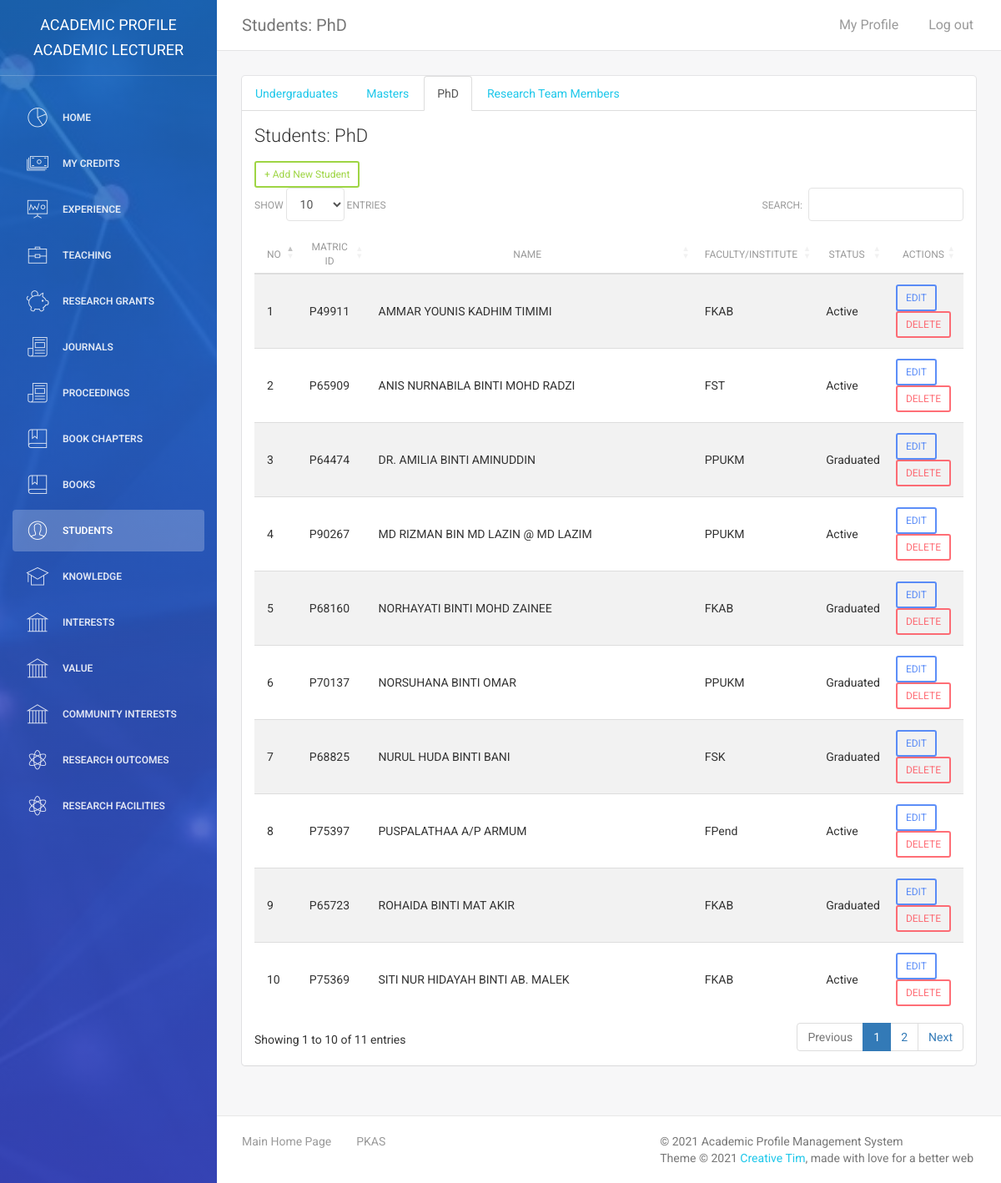
/kalai_panel/students_phd.php (signed in), run on the app's committed database.
### tables this page shows
CREATE TABLE `tbl_students` (
  `id` int(11) NOT NULL,
  `std_reg_num` varchar(25) DEFAULT NULL,
  `std_name` text DEFAULT NULL,
  `std_picture` varchar(255) DEFAULT NULL,
  `std_type` int(11) DEFAULT NULL,
  `std_phonenum` varchar(255) DEFAULT NULL,
  `std_email` varchar(255) DEFAULT NULL,
  `std_research_title` text DEFAULT NULL,
  `std_start_year` int(11) DEFAULT NULL,
  `std_end_year` int(11) DEFAULT NULL,
  `std_status` int(11) DEFAULT NULL,
  `std_sv_status` int(11) DEFAULT NULL,
  `std_faculty` varchar(25) DEFAULT NULL,
  `std_funding_status` varchar(255) DEFAULT NULL,
  `std_activity` text DEFAULT NULL,
  `std_research_outcome` varchar(255) DEFAULT NULL,
  `std_password` varchar(255) DEFAULT NULL,
  `std_firstlogin` int(11) DEFAULT NULL,
  `super_owner` varchar(255) DEFAULT NULL
);

### kalai_panel/assets/php/chk-session.php (called while the page is built, shortened)
<?php
include("connectdb.php");
$user_check = $_SESSION['user_login'];
$user_role = $_SESSION['user_role'];
if($user_role == "Admin" || $user_role == "Super Admin" || $user_role == "Academic Lecturer" || $user_role == "Consultant" || $user_role == "Teacher"){
    $ses_sql = mysqli_query($conn,"select admin_id, admin_name, role, university, plan, credits from tbl_admin where admin_id = '$user_check'");
    $row = mysqli_fetch_array($ses_sql,MYSQLI_ASSOC);
    $login_super_owner = $row['admin_id'];
    $user_role= $row['role'];
}else if($user_role == "Student"){
    $ses_sql = mysqli_query($conn,"select std_reg_num, std_name, super_owner from tbl_students where std_reg_num = '$user_check' ");
   $row = mysqli_fetch_array($ses_sql,MYSQLI_ASSOC);
   $login_session = $row['std_reg_num'];
   $your_name = $row['std_name'];
   $login_super_owner = $row['super_owner'];
   $user_role = "Student";
   $navbar = "student-navbar.php";
   if(!isset($_SESSION['user_login'])){
      header("location:login.php");
   }
}else{
    header("location:login.php");
}
?>

### kalai_panel/students_phd.php (the view, shortened to what this page needs)
<?php
require_once("assets/php/chk-session.php");
require_once("assets/php/connectdb.php");
?>
<!doctype html>
<html lang="en">
<head>
    <link href="assets/css/bootstrap.min.css" rel="stylesheet" />
    <link href="assets/css/animate.min.css" rel="stylesheet"/>
    <link href="assets/css/light-bootstrap-dashboard.css?v=1.4.0" rel="stylesheet"/>
	<link rel="stylesheet" type="text/css" href="https://cdn.datatables.net/1.10.19/css/dataTables.bootstrap4.min.css">
    <link href="https://maxcdn.bootstrapcdn.com/font-awesome/4.2.0/css/font-awesome.min.css" rel="stylesheet">
    <link href="assets/css/pe-icon-7-stroke.css" rel="stylesheet" />
</head>
<body>
<div class="wrapper">
    <div class="sidebar" data-color="blue" data-image="assets/img/sidebar-3.jpg">
    	<div class="sidebar-wrapper">
            <div class="logo">
                <a href="index.php" class="simple-text">
                    Academic Profile <?php echo $user_role;?>
                </a>
            </div>
            <?php $navactive = 9; include("assets/php/Admin-navbar.php");?>
    	</div>
    </div>
    <div class="main-panel">
        <nav class="navbar navbar-default navbar-fixed">
            <div class="container-fluid">
                <div class="navbar-header">
                    <a class="navbar-brand" href="students_phd.php">Students: PhD</a>
                </div>
                <div class="collapse navbar-collapse">
                    <ul class="nav navbar-nav navbar-left">
                        <li>
                            <a href="#" class="dropdown-toggle" data-toggle="dropdown">
                            </a>
                        </li>
                    </ul>
                    <ul class="nav navbar-nav navbar-right">
                        <li>
                           <a href="my-profile.php">
                               <p>My Profile</p>
                            </a>
                        </li>
                        <li>
                            <a href="logout.php">
                                <p>Log out</p>
                            </a>
                        </li>
                    </ul>
                </div>
            </div>
        </nav>
        <div class="content">
            <div class="container-fluid">
                <div class="row">
                    <div class="col-md-12">
                        <div class="card">
                            <ul class="nav nav-tabs">
                                <li><a href="students_ug.php">Undergraduates</a></li>
                                <li><a href="students_masters.php">Masters</a></li>
                                <li class="active"><a href="students_phd.php">PhD</a></li>
                                <li><a href="students_research.php">Research Team Members</a></li>
                            </ul>
                            <div class="header">
                                <h4 class="title">Students: PhD</h4>
                            </div>
                            <div class="content table-responsive">
                                <table id="tlist" class="table table-hover table-striped">
                                    <thead>
                                        <th width="5%" style="text-align:center">No</th>
                                    	<th width="10%" style="text-align:center">Matric ID</th>
                                    	<th width="60%" style="text-align:center">Name</th>
                                        <th width="10%" style="text-align:center">Faculty/Institute</th>
                                        <th width="10%" style="text-align:center">Status</th>
                                        <th width="10%" style="text-align:center">Actions</th>
                                    </thead>
                                    <tbody>
                                    <a href="add-student.php" role="button" class="add-data btn btn-success btn-sm">+ Add New Student</a>
                                        <?php
                                        $sql = mysqli_query($conn, "SELECT * from tbl_students WHERE std_type='2' AND super_owner='$login_super_owner' ORDER BY std_name");
                                        $rows = mysqli_num_rows($sql);
                                        if($rows){
                                            $count = 1;
                                            while($row=mysqli_fetch_array($sql)){
                                                switch($row['std_status']){
                                                    case 0:
                                                        $status = "Active";
                                                        break;
                                                    case 1:
                                                        $status = "Graduated";
                                                        break;
                                                    }
                                        ?>
                                        <tr>
                                            <td><?php echo $count++;?></td>
                                        	<td><?php echo $row['std_reg_num'];?></td>
                                            <td><?php echo $row['std_name'];?></td>
                                            <td><?php echo $row['std_faculty'];?></td>
                                            <td><?php echo $status;?></td>
                                            <td><a href="edit-student.php?id=<?php echo $row['id'];?>" class="btn btn-primary btn-sm" role="button">EDIT</a>
                                            <button type="button" data-toggle="modal" data-id="<?php echo $row['id'];?>" data-target="#ConfirmDelete" class="delete-data btn btn-danger btn-sm">DELETE</button></td>
                                        </tr>
                                        <?php } } ?>
                                    </tbody>
                                </table>
                            </div>
                        </div>
                    </div>
                </div>
            </div>
        </div>
        <footer class="footer">
            <div class="container-fluid">
                <nav class="pull-left">
                    <ul>
                        <li>
                            <a href="../index.php">
                                Main Home Page
                            </a>
                        </li>
                        <li>
                            <a href="http://www.ukm.my/pkas/">
                                PKAS
                            </a>
                        </li>
                    </ul>
                </nav>
                <p class="copyright pull-right">
                    &copy; <script>document.write(new Date().getFullYear())</script> Academic Profile Management System<br>
                    Theme &copy; <script>document.write(new Date().getFullYear())</script> <a href="http://www.creative-tim.com">Creative Tim</a>, made with love for a better web
                </p>
            </div>
        </footer>
    </div>
</div>
</body>
</html>

### data on the page
tbl_students: std_reg_num "P49911", std_name "AMMAR YOUNIS KADHIM TIMIMI", std_faculty "FKAB", std_status "Active"
tbl_students: std_reg_num "P65909", std_name "ANIS NURNABILA BINTI MOHD RADZI", std_faculty "FST", std_status "Active"
tbl_students: std_reg_num "P64474", std_name "DR. AMILIA BINTI AMINUDDIN", std_faculty "PPUKM", std_status "Graduated"
tbl_students: std_reg_num "P90267", std_name "MD RIZMAN BIN MD LAZIN @ MD LAZIM", std_faculty "PPUKM", std_status "Active"
tbl_students: std_reg_num "P68160", std_name "NORHAYATI BINTI MOHD ZAINEE", std_faculty "FKAB", std_status "Graduated"
tbl_students: std_reg_num "P70137", std_name "NORSUHANA BINTI OMAR", std_faculty "PPUKM", std_status "Graduated"
tbl_students: std_reg_num "P68825", std_name "NURUL HUDA BINTI BANI", std_faculty "FSK", std_status "Graduated"
tbl_students: std_reg_num "P75397", std_name "PUSPALATHAA A/P ARMUM", std_faculty "FPend", std_status "Active"
tbl_students: std_reg_num "P65723", std_name "ROHAIDA BINTI MAT AKIR", std_faculty "FKAB", std_status "Graduated"
tbl_students: std_reg_num "P75369", std_name "SITI NUR HIDAYAH BINTI AB. MALEK", std_faculty "FKAB", std_status "Active"

### other printed values
$user_role "ACADEMIC LECTURER"
